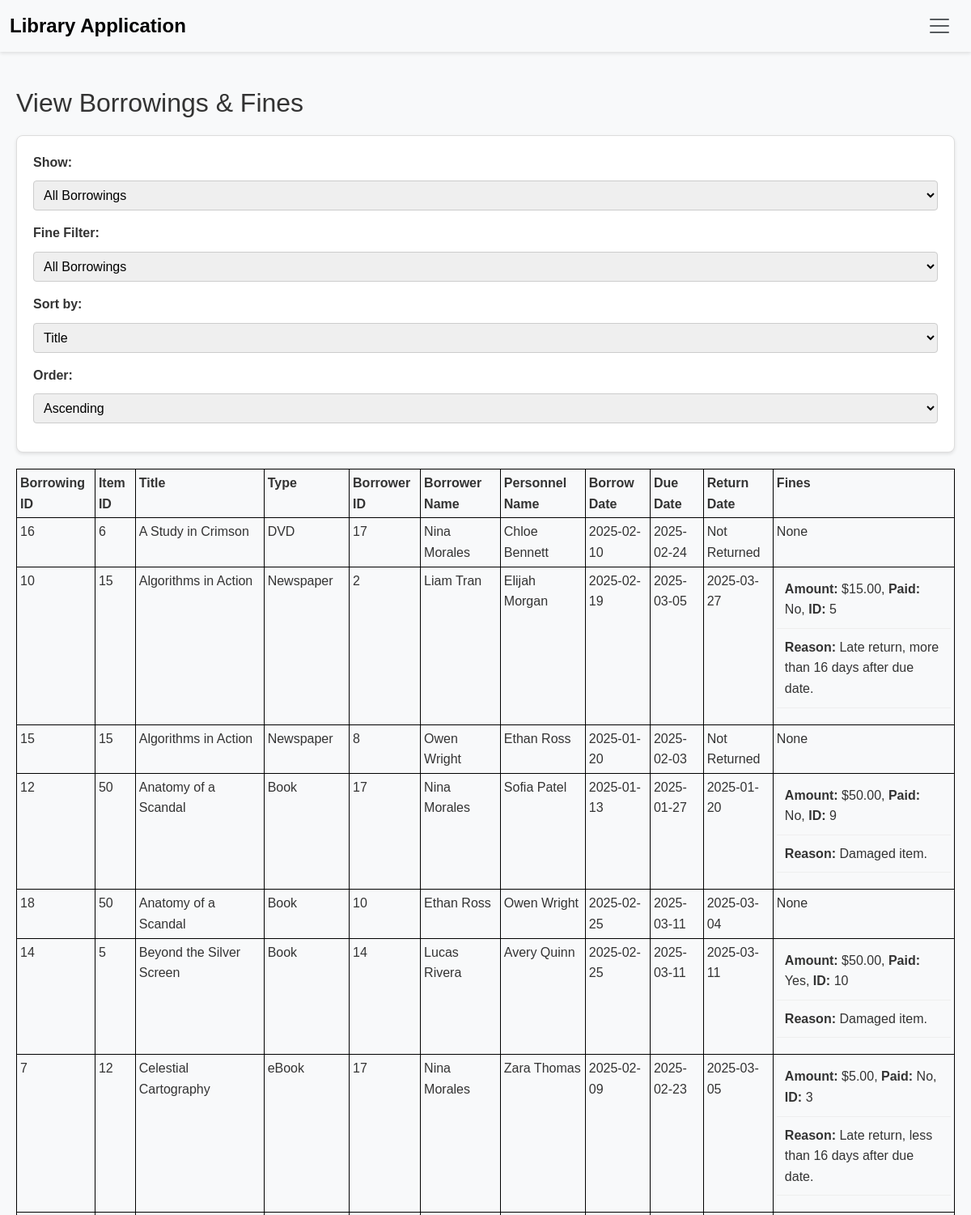
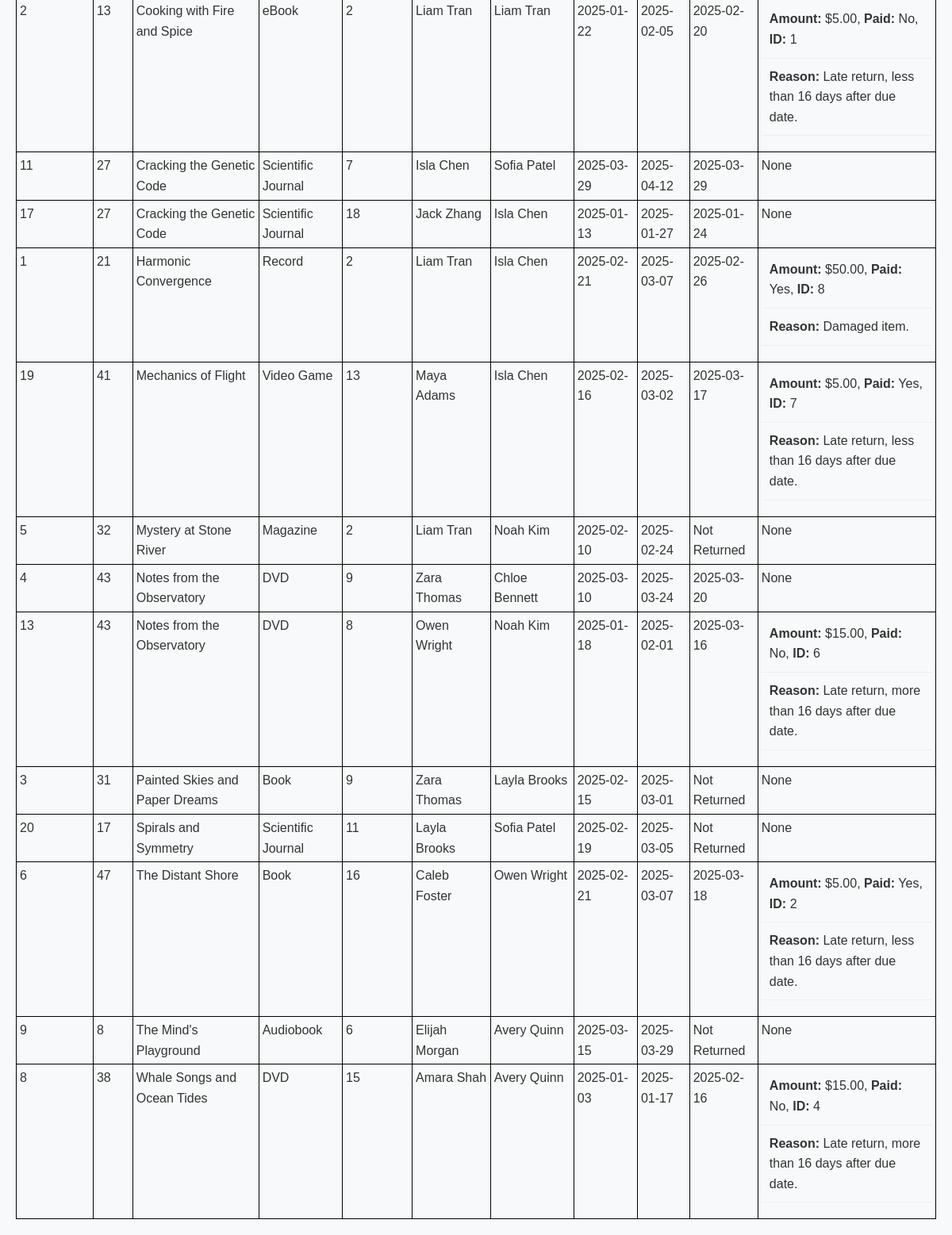
The app's page /view_borrowings with its own data (2 pictures, top to bottom).
### tables this page shows
CREATE TABLE "Borrowings" (
    borrowing_id INTEGER PRIMARY KEY,
    item_id INTEGER,
    person_id INTEGER,
    personnel_id INTEGER,
    borrow_date TEXT,
    due_date TEXT,
    return_date TEXT,
    FOREIGN KEY (item_id) REFERENCES ItemsNew(item_id),
    FOREIGN KEY (person_id) REFERENCES PeopleNew(person_id),
    FOREIGN KEY (personnel_id) REFERENCES PersonnelNew(person_id),
    CHECK (return_date IS NULL OR return_date >= borrow_date), -- Ensure return_date is after borrow_date
    CHECK (due_date IS NULL OR due_date >= borrow_date) -- Ensure due_date is after borrow_date
);

### app.py (the view)
@app.route('/view_borrowings', methods=['GET'])
def view_borrowings():
    conn = get_db_connection()
    sort_by = request.args.get('sort_by', 'title')
    sort_order = request.args.get('sort_order', 'asc')
    filter_status = request.args.get('filter_status', 'all')
    filter_fines = request.args.get('filter_fines', 'all')  # New fine filter parameter
    allowed_filters = ['all', 'returned', 'not_returned']
    if filter_status not in allowed_filters:
        filter_status = 'all'
    sortable_columns_db = {
        'borrowing_id': 'B.borrowing_id',
        'item_id': 'B.item_id',
        'title': 'I.title',
        'item_type': 'I.item_type',
        'person_id': 'B.person_id',
        'borrower_name': 'P.name',
        'borrow_date': 'B.borrow_date',
        'fine_amount': 'total_fine_amount'
    }
    sortable_options_display = {
        'borrowing_id': 'Borrowing ID',
        'item_id': 'Item ID',
        'title': 'Title',
        'item_type': 'Type',
        'person_id': 'Borrower ID',
        'borrower_name': 'Borrower Name',
        'borrow_date': 'Borrow Date',
        'fine_amount': 'Total Fine Amount'
    }
    if sort_by not in sortable_columns_db:
        sort_by = 'title'
    if sort_order.lower() not in ['asc', 'desc']:
        sort_order = 'asc'
    sql_sort_column = sortable_columns_db[sort_by]
    base_query = """
        SELECT
            B.borrowing_id,
            B.item_id,
            I.title,
            I.item_type,
            B.person_id,
            P.name AS borrower_name,
            B.borrow_date,
            B.due_date,
            COALESCE(B.return_date, 'Not Returned') AS return_date_display,
            B.return_date,
            COALESCE(SUM(F.amount), 0) AS total_fine_amount,
            SUM(CASE WHEN F.paid_status = '0' THEN F.amount ELSE 0 END) AS total_unpaid_fines,
            SUM(CASE WHEN F.paid_status = '1' THEN F.amount ELSE 0 END) AS total_paid_fines,
            GROUP_CONCAT(F.fine_id || '|' || F.amount || '|' || F.paid_status) AS fines,
            personnel_subquery.personnel_name
        FROM Borrowings B
        JOIN Items I ON B.item_id = I.item_id
        JOIN People P ON B.person_id = P.person_id
        LEFT JOIN Fines F ON B.borrowing_id = F.borrowing_id
        LEFT JOIN (
        SELECT person_id, name AS personnel_name
        FROM People
    ) AS personnel_subquery ON B.personnel_id = personnel_subquery.person_id
    """
    where_clause = ""
    if filter_status == 'returned':
        where_clause = "WHERE B.return_date IS NOT NULL"
    elif filter_status == 'not_returned':
        where_clause = "WHERE B.return_date IS NULL"
    group_clause = """
        GROUP BY
            B.borrowing_id, B.item_id, I.title, I.item_type,
            B.person_id, P.name, B.borrow_date, B.due_date, B.return_date
    """
    having_clause = "HAVING 1=1"
    if filter_fines == 'with_fines':
        having_clause += " AND total_fine_amount > 0"
    elif filter_fines == 'unpaid_fines':
        having_clause += " AND total_unpaid_fines > 0"
    elif filter_fines == 'paid_fines':
        having_clause += " AND total_paid_fines > 0"
    order_clause = f"ORDER BY {sql_sort_column} {sort_order.upper()}"
    query = f"{base_query} {where_clause} {group_clause} {having_clause} {order_clause}"
    borrowings = conn.execute(query).fetchall()
    conn.close()
    return render_template(
        'view_borrowings.html',
        borrowings=borrowings,
        sortable_options=sortable_options_display,
        current_sort_by=sort_by,
        current_sort_order=sort_order,
        current_filter_status=filter_status,
        current_filter_fines=filter_fines  # Pass the current fines filter to the template
    )

### app.py (called while the page is built)
def get_db_connection():
    conn = sqlite3.connect(DATABASE, timeout=10)  # Waits up to 10 seconds if the database is locked
    conn.row_factory = sqlite3.Row
    return conn

### templates/view_borrowings.html (shortened to what this page needs)
{% extends "base.html" %}
{% block content %}
  <h2>View Borrowings & Fines</h2>
  <form method="GET" action="{{ url_for('view_borrowings') }}" class="controls-form" id="controlsForm">
    <div>
    <label for="filter_status">Show:</label>
    <select name="filter_status" id="filter_status">
      <option value="all" {% if current_filter_status == 'all' %}selected{% endif %}>All Borrowings</option>
    </select>
    </div>
    <div>
    <label for="filter_fines">Fine Filter:</label>
    <select name="filter_fines" id="filter_fines">
      <option value="all" {% if current_filter_fines == 'all' %}selected{% endif %}>All Borrowings</option>
    </select>
    </div>
    <div>
    <label for="sort_by">Sort by:</label>
    <select name="sort_by" id="sort_by">
      {% for key, display_text in sortable_options.items() %}
        <option value="{{ key }}" {% if key == current_sort_by %}selected{% endif %}>
          {{ display_text }}
        </option>
      {% endfor %}
    </select>
  </div>
    <div>
    <label for="sort_order">Order:</label>
    <select name="sort_order" id="sort_order">
      <option value="asc" {% if current_sort_order == 'asc' %}selected{% endif %}>Ascending</option>
    </select>
  </div>
  </form>
  {% if borrowings|length == 0 %}
    <p>No borrowings found matching your criteria.</p>
  {% else %}
    <table>
      <thead>
        <tr>
          <th>Borrowing ID</th>
          <th>Item ID</th>
          <th>Title</th>
          <th>Type</th>
          <th>Borrower ID</th>
          <th>Borrower Name</th>
          <th>Personnel Name</th>
          <th>Borrow Date</th>
          <th>Due Date</th>
          <th>Return Date</th>
          <th>Fines</th>
        </tr>
      </thead>
      <tbody>
        {% for borrowing in borrowings %}
          <tr>
            <td>{{ borrowing['borrowing_id'] }}</td>
            <td>{{ borrowing['item_id'] }}</td>
            <td>{{ borrowing['title'] }}</td>
            <td>{{ borrowing['item_type'] }}</td>
            <td>{{ borrowing['person_id'] }}</td>
            <td>{{ borrowing['borrower_name'] }}</td>
            <td>{{ borrowing['personnel_name'] }}</td>
            <td>{{ borrowing['borrow_date'] }}</td>
            <td>{{ borrowing['due_date'] }}</td>
            <td>{{ borrowing['return_date_display'] }}</td>
            <td>
                {% if borrowing['fines'] %}
                {% set fines_list = borrowing['fines'].split(',') %}
                <ul>
                  {% for fine in fines_list %}
                    {% set parts = fine.split('|') %}
                    {% if parts|length >= 3 %}
                      {% set amount = parts[1]|float %}
                      {% set paid_text = 'Yes' if parts[2]|trim == '1' else 'No' %}
                      <li>
                        <strong>Amount:</strong> ${{ "%.2f"|format(amount) }},
                        <strong>Paid:</strong> {{ paid_text }},
                        <strong>ID:</strong> {{ parts[0] }}
                      </li>
                      <li>
                        <strong>Reason:</strong>
                        {% if amount == 5 %}
                          Late return, less than 16 days after due date.
                        {% elif amount == 15 %}
                          Late return, more than 16 days after due date.
                        {% elif amount == 50 %}
                          Damaged item.
                        {% else %}
                          Unknown.
                        {% endif %}
                      </li>
                    {% endif %}
                  {% endfor %}
                </ul>
              {% else %}
                None
              {% endif %}
            </td>
          </tr>
        {% endfor %}
      </tbody>
    </table>
  {% endif %}
{% endblock %}

### static/css/style.css (style rules this page uses)
* { margin: 0; padding: 0; box-sizing: border-box; }
body { font-family: Arial, sans-serif; background-color: #f8f9fa; color: #333; line-height: 1.6; }
table { border-collapse: collapse; width: 100%; margin-top: 15px; }
th, td { border: 1px solid #000; padding: 4px; text-align: left; vertical-align: top; }
form { margin: 20px auto; padding: 20px; background-color: #fff; border: 1px solid #ddd; border-radius: 8px; box-shadow: 0 2px 4px rgba(0, 0, 0, 0.1); }
label { display: block; margin-bottom: 5px; font-weight: bold; }
select, input[type="date"], input, textarea { width: 100%; padding: 8px; border: 1px solid #ccc; border-radius: 4px; }
form div { margin-bottom: 15px; }
form label { font-weight: bold; }
form input[type="text"], form select, form button { padding: 8px; margin-top: 5px; margin-right: 10px; border: 1px solid #ccc; border-radius: 4px; }
ul { list-style-type: none; padding: 0; }
ul li { padding: 10px; border-bottom: 1px solid #eee; }

### records on screen
Borrowings: borrowing_id "16", item_id "6", title "A Study in Crimson", item_type "DVD", person_id "17", borrower_name "Nina Morales", personnel_name "Chloe Bennett", borrow_date "2025-02-10", due_date "2025-02-24", return_date_display "Not Returned", shows "None"
Borrowings: borrowing_id "10", item_id "15", title "Algorithms in Action", item_type "Newspaper", person_id "2", borrower_name "Liam Tran", personnel_name "Elijah Morgan", borrow_date "2025-02-19", due_date "2025-03-05", return_date_display "2025-03-27", amount "15.00", fines_list "No", parts "5"
Borrowings: borrowing_id "15", item_id "15", title "Algorithms in Action", item_type "Newspaper", person_id "8", borrower_name "Owen Wright", personnel_name "Ethan Ross", borrow_date "2025-01-20", due_date "2025-02-03", return_date_display "Not Returned", shows "None"
Borrowings: borrowing_id "12", item_id "50", title "Anatomy of a Scandal", item_type "Book", person_id "17", borrower_name "Nina Morales", personnel_name "Sofia Patel", borrow_date "2025-01-13", due_date "2025-01-27", return_date_display "2025-01-20", amount "50.00", fines_list "No", parts "9"
Borrowings: borrowing_id "18", item_id "50", title "Anatomy of a Scandal", item_type "Book", person_id "10", borrower_name "Ethan Ross", personnel_name "Owen Wright", borrow_date "2025-02-25", due_date "2025-03-11", return_date_display "2025-03-04", shows "None"
Borrowings: borrowing_id "14", item_id "5", title "Beyond the Silver Screen", item_type "Book", person_id "14", borrower_name "Lucas Rivera", personnel_name "Avery Quinn", borrow_date "2025-02-25", due_date "2025-03-11", return_date_display "2025-03-11", amount "50.00", fines_list "Yes", parts "10"
Borrowings: borrowing_id "7", item_id "12", title "Celestial Cartography", item_type "eBook", person_id "17", borrower_name "Nina Morales", personnel_name "Zara Thomas", borrow_date "2025-02-09", due_date "2025-02-23", return_date_display "2025-03-05", amount "5.00", fines_list "No", parts "3"
Borrowings: borrowing_id "2", item_id "13", title "Cooking with Fire and Spice", item_type "eBook", person_id "2", borrower_name "Liam Tran", personnel_name "Liam Tran", borrow_date "2025-01-22", due_date "2025-02-05", return_date_display "2025-02-20", amount "5.00", fines_list "No", parts "1"
Borrowings: borrowing_id "11", item_id "27", title "Cracking the Genetic Code", item_type "Scientific Journal", person_id "7", borrower_name "Isla Chen", personnel_name "Sofia Patel", borrow_date "2025-03-29", due_date "2025-04-12", return_date_display "2025-03-29", shows "None"
Borrowings: borrowing_id "17", item_id "27", title "Cracking the Genetic Code", item_type "Scientific Journal", person_id "18", borrower_name "Jack Zhang", personnel_name "Isla Chen", borrow_date "2025-01-13", due_date "2025-01-27", return_date_display "2025-01-24", shows "None"
Borrowings: borrowing_id "1", item_id "21", title "Harmonic Convergence", item_type "Record", person_id "2", borrower_name "Liam Tran", personnel_name "Isla Chen", borrow_date "2025-02-21", due_date "2025-03-07", return_date_display "2025-02-26", amount "50.00", fines_list "Yes", parts "8"
Borrowings: borrowing_id "19", item_id "41", title "Mechanics of Flight", item_type "Video Game", person_id "13", borrower_name "Maya Adams", personnel_name "Isla Chen", borrow_date "2025-02-16", due_date "2025-03-02", return_date_display "2025-03-17", amount "5.00", fines_list "Yes", parts "7"
Borrowings: borrowing_id "5", item_id "32", title "Mystery at Stone River", item_type "Magazine", person_id "2", borrower_name "Liam Tran", personnel_name "Noah Kim", borrow_date "2025-02-10", due_date "2025-02-24", return_date_display "Not Returned", shows "None"
Borrowings: borrowing_id "4", item_id "43", title "Notes from the Observatory", item_type "DVD", person_id "9", borrower_name "Zara Thomas", personnel_name "Chloe Bennett", borrow_date "2025-03-10", due_date "2025-03-24", return_date_display "2025-03-20", shows "None"
Borrowings: borrowing_id "13", item_id "43", title "Notes from the Observatory", item_type "DVD", person_id "8", borrower_name "Owen Wright", personnel_name "Noah Kim", borrow_date "2025-01-18", due_date "2025-02-01", return_date_display "2025-03-16", amount "15.00", fines_list "No", parts "6"
Borrowings: borrowing_id "3", item_id "31", title "Painted Skies and Paper Dreams", item_type "Book", person_id "9", borrower_name "Zara Thomas", personnel_name "Layla Brooks", borrow_date "2025-02-15", due_date "2025-03-01", return_date_display "Not Returned", shows "None"
Borrowings: borrowing_id "20", item_id "17", title "Spirals and Symmetry", item_type "Scientific Journal", person_id "11", borrower_name "Layla Brooks", personnel_name "Sofia Patel", borrow_date "2025-02-19", due_date "2025-03-05", return_date_display "Not Returned", shows "None"
Borrowings: borrowing_id "6", item_id "47", title "The Distant Shore", item_type "Book", person_id "16", borrower_name "Caleb Foster", personnel_name "Owen Wright", borrow_date "2025-02-21", due_date "2025-03-07", return_date_display "2025-03-18", amount "5.00", fines_list "Yes", parts "2"
Borrowings: borrowing_id "9", item_id "8", title "The Mind's Playground", item_type "Audiobook", person_id "6", borrower_name "Elijah Morgan", personnel_name "Avery Quinn", borrow_date "2025-03-15", due_date "2025-03-29", return_date_display "Not Returned", shows "None"
Borrowings: borrowing_id "8", item_id "38", title "Whale Songs and Ocean Tides", item_type "DVD", person_id "15", borrower_name "Amara Shah", personnel_name "Avery Quinn", borrow_date "2025-01-03", due_date "2025-01-17", return_date_display "2025-02-16", amount "15.00", fines_list "No", parts "4"

### other values on screen
form field sort_by "Title"
